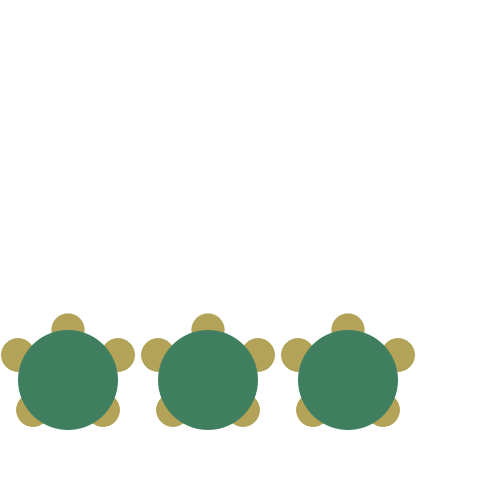
Frame 1 (no input)
Frame 60 (the mouse pressed at the canvas centre just before this capture): identical to frame 1, image omitted
Frame 120 (the mouse held since frame 60 and released just before this capture): identical to frame 1, image omitted

The Processing sketch that drew this single still picture (run headless with seeded random() and noise(); from frame 60 on, the mouse is pressed at the canvas centre):

// Processing sketch: lazyTurtles
// ── lazyTurtles.pde
final float turtleD  = 100;        // 亀の大きさ(甲羅の直径)
final int numTurt = 3;
final float distTurt = 140;
Turtle[] turtle = new Turtle[numTurt];
boolean count = false;

void setup() {
  size(480, 480);
  noStroke();
  colorMode(HSB, 360, 100, 100);
  for (int i = 0; i<turtle.length; i++) {
    turtle[i] = new Turtle(turtleD, width / 7 + distTurt*i, height - turtleD);
  }
}

void draw() {
  background(0, 0, 100);
  for (int i=0; i<turtle.length; i++) {
    turtle[i].drawFigure();
    turtle[i].move();
  }
}

class Turtle {
  final float vx0 = 0;
  final float vy0 = -0.3;
  float x;
  float y;
  float vx;
  float vy;
  float d;
  Shell shell;
  Head head;
  Foot[] foot;
  Turtle(float d, float x, float y) {  // 甲羅の直径と中心の初期位置
    this.d = d;
    this.x = x;
    this.y = y;
    vx = vx0;
    vy = vy0;
    foot = new Foot[numTurt];
    head = new Head(d / 3, 0, - d / 2);
    shell = new Shell(d, 0, 0);
    for (int i = 0; i < numTurt; i++) {
      foot[i] = new Foot(d/3, d/2, -d/4);      // オブジェクトの生成
    }
  }
  void drawFigure() {
    head.drawFigure(x, y);         // 頭を描画する
    for (int i=0; i<turtle.length; i++) {
      foot[i].drawFigure(x, y);
    }
    shell.drawFigure(x, y);        // 甲羅を描画する
  }
  void move() {
    x += vx;
    if (count) {
      if (head.getTopY(y) > 0) {
        y += vy;
        count = false;
      }
    }
  }
}

/** 甲羅 */
class Shell {
  float d;                 // 甲羅の直径
  float offsetX;           // 体の中心からのx方向のoffset
  float offsetY;           // 体の中心からのy方向のoffset
  Shell(float d, float offsetX, float offsetY) { //
    this.d = d;
    this.offsetX = offsetX;
    this.offsetY = offsetY;
  }
  void drawFigure(float baseX, float baseY) {
    if (sqrt(pow(mouseX - baseX + offsetX, 2)+pow(mouseY - baseY + offsetY, 2))<d/2) {
      count=true;
    }
    fill(150, 50, 50);
    ellipse(baseX + offsetX, baseY + offsetY, d, d);
  }
}

/** 頭 */
class Head {
  float d;                 // 頭の直径
  float offsetX;           // 体の中心からのx方向のoffset
  float offsetY;           // 体の中心からのy方向のoffset
  Head(float d, float offsetX, float offsetY) {
    this.d = d;
    this.offsetX = offsetX;
    this.offsetY = offsetY;
  }
  /** 頭頂のy座標を返す */
  float getTopY(float baseY) {
    return baseY + offsetY - d / 2;
  }
  void drawFigure(float baseX, float baseY) {
    if (sqrt(pow(mouseX - (baseX + offsetX), 2)+pow(mouseY - (baseY + offsetY), 2))<d/2) {
      count=true;
    }
    fill(50, 50, 70);
    ellipse(baseX + offsetX, baseY + offsetY, d, d);
  }
}

class Foot {
  float d;
  float offsetX;
  float offsetY;
  Foot(float d, float offsetX, float offsetY) {
    this.d = d;
    this.offsetX = offsetX;
    this.offsetY = offsetY;
  }
  void drawFigure(float baseX, float baseY) {
    if (sqrt(pow(mouseX - (baseX + offsetX), 2)+pow(mouseY - (baseY + offsetY), 2))<d/2) {
      count=true;
    }
    if (sqrt(pow(mouseX - (baseX - offsetX), 2)+pow(mouseY - (baseY + offsetY), 2))<d/2) {
      count=true;
    }
    if (sqrt(pow(mouseX - (baseX + offsetX), 2)+pow(mouseY - (baseY - offsetY), 2))<d/2) {
      count=true;
    }
    if (sqrt(pow(mouseX - (baseX - offsetX), 2)+pow(mouseY - (baseY - offsetY), 2))<d/2) {
      count=true;
    }
    fill(50, 50, 70);
    ellipse(baseX + offsetX, baseY + offsetY, d, d);
    ellipse(baseX - offsetX, baseY + offsetY, d, d);
    ellipse(baseX + offsetX*0.7, baseY - offsetY*1.2, d, d);
    ellipse(baseX - offsetX*0.7, baseY - offsetY*1.2, d, d);
  }
}
